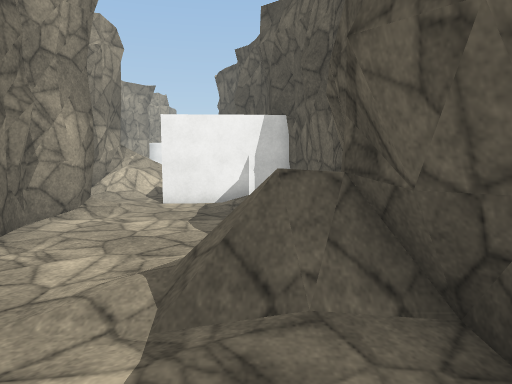
View 1 (above)

15 first-person views from a walk through a 3-D level made in the Unity game engine. The camera is 1.2 m above the floor, tilts 6° down and sees 70° across. The floor is counted in squares, 1 m on a side. Each view is taken from the middle of a square. On the plan, view 1 faces up. The plan holds only what a view shows up to about 15 squares ahead; the rest is blank. The place goes on beyond the plan. The player is left out. Surface patterns are stand-ins for the level's own textures.

View 2
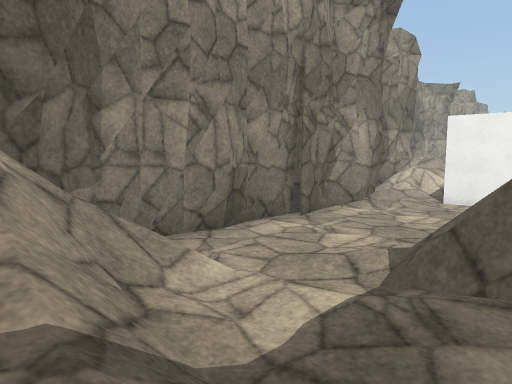

View 3
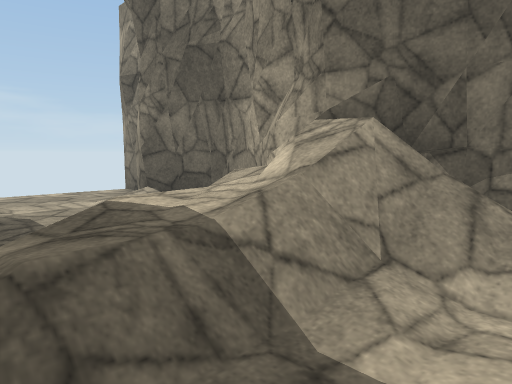

View 4
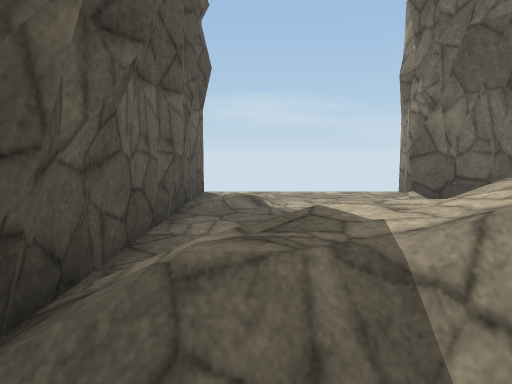

View 5
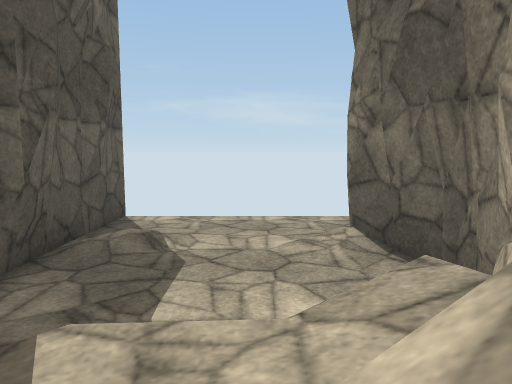

View 6
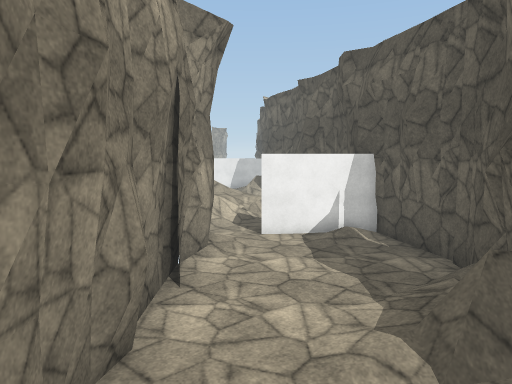

View 7
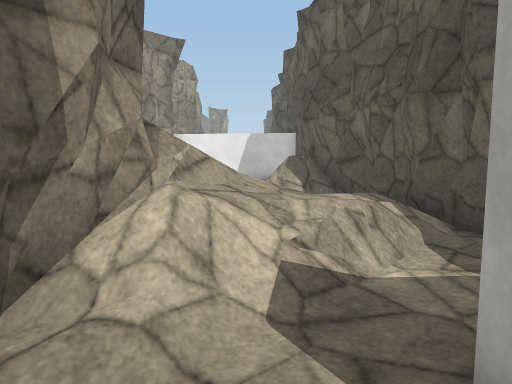

View 8
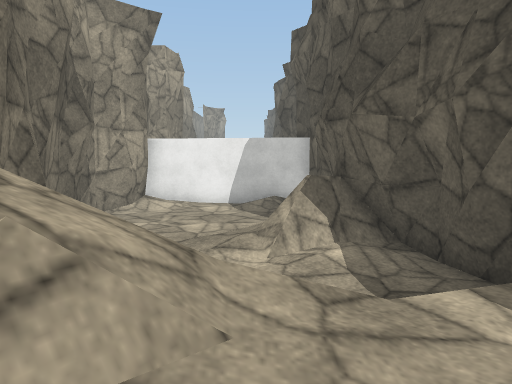

View 9
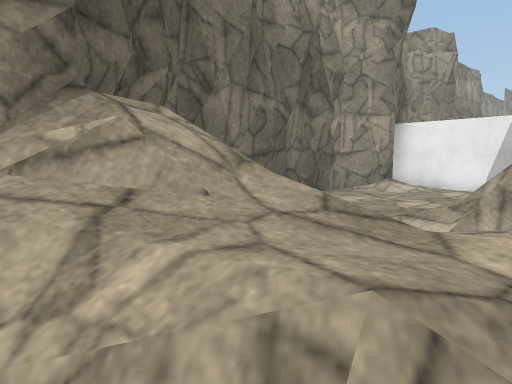

View 10
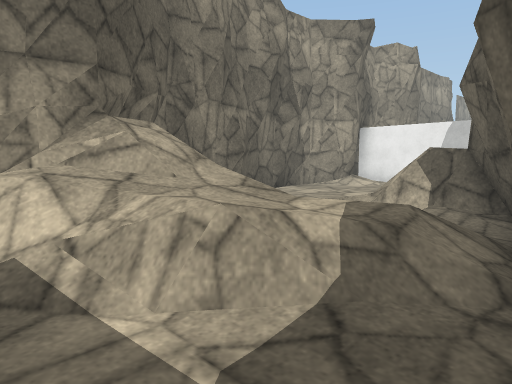

View 11
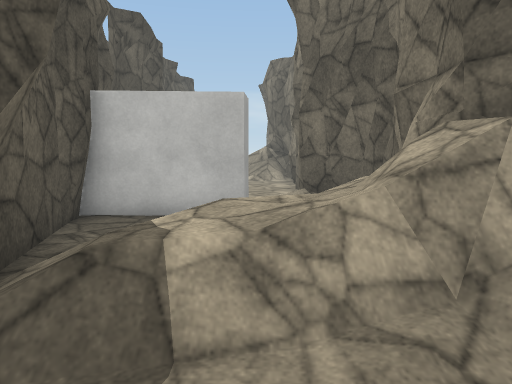

View 12
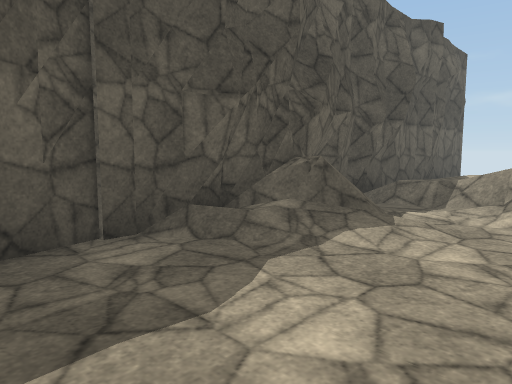

View 13
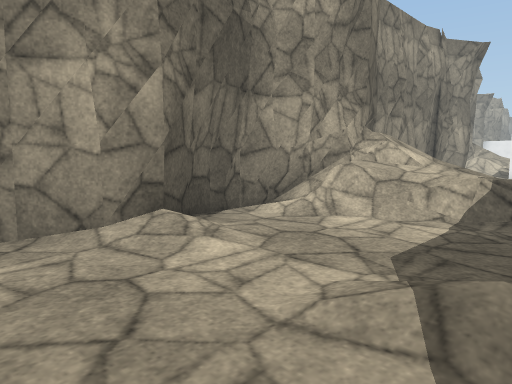

View 14
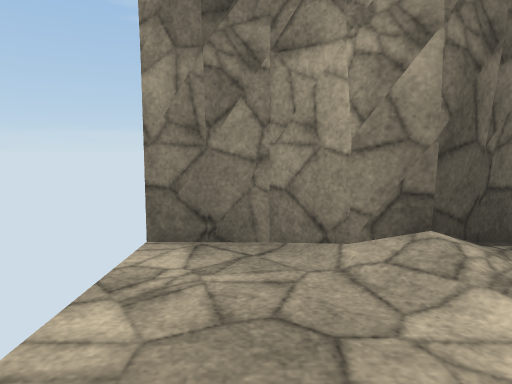

View 15
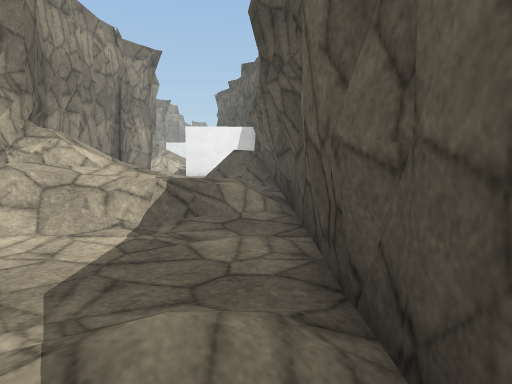

### Floor plan
Key: @ floor where view 1 was taken; # wall or solid block; . main floor; : floor 0.25 m higher than the main floor; + floor 0.5 m higher than the main floor; * floor 0.75 m higher than the main floor; / step, stairs or slope; = window, fence, low wall or low ledge; O other object.
Columns run from 9 left of view 1 to 2 right of it. Each row starts with its distance up from view 1.
 28  ###
 27  #.#####
 26 ##/..//#
 25 #..... #
 24 #..... #
 23 #..... #
 22 #..../=#
 21 ##.../=##
 20  #  ./..#
 19  #   ...#
 18  #/ //./#
 17  ##/////##
 16   ##//*+/#
 15    #=///.##
 14    #///...#
 13    #//....#
 12    #...####
 11    #...#####
 10     #/..//.#
  9     #/.....#
  8     #......#
  7     #......#
  6     #..../O#
  5     #.../O##
  4     #.../=##
  3     #.../=##
  2     #//....#
  1     #///...#
  0     #=///@/#
 -1     ##//*+/#
 -2     ##//*//#
 -3     ##///..#
 -4     #:/....#
 -5     #......#
 -6     #......#
 -7     ##...//#
 -8     ##.....#
 -9     #......#
-10     #......#
-11     #      #

Where each view was taken, in squares from view 1:
view 1: 0 up, 0 right, facing up
view 2: 1 down, 1 right, facing up-left
view 3: 2 up, 1 right, facing down-left
view 4: 2 up, 0 right, facing down
view 5: 0 up, 2 left, facing down
view 6: 1 down, 3 left, facing up
view 7: 10 up, 4 left, facing up
view 8: 14 up, 4 left, facing up
view 9: 14 up, 2 left, facing up-left
view 10: 13 up, 0 right, facing up-left
view 11: 20 up, 3 left, facing down
view 12: 10 up, 4 left, facing down-right
view 13: 10 down, 1 right, facing up-left
view 14: 9 down, 0 right, facing left
view 15: 9 down, 1 right, facing up
